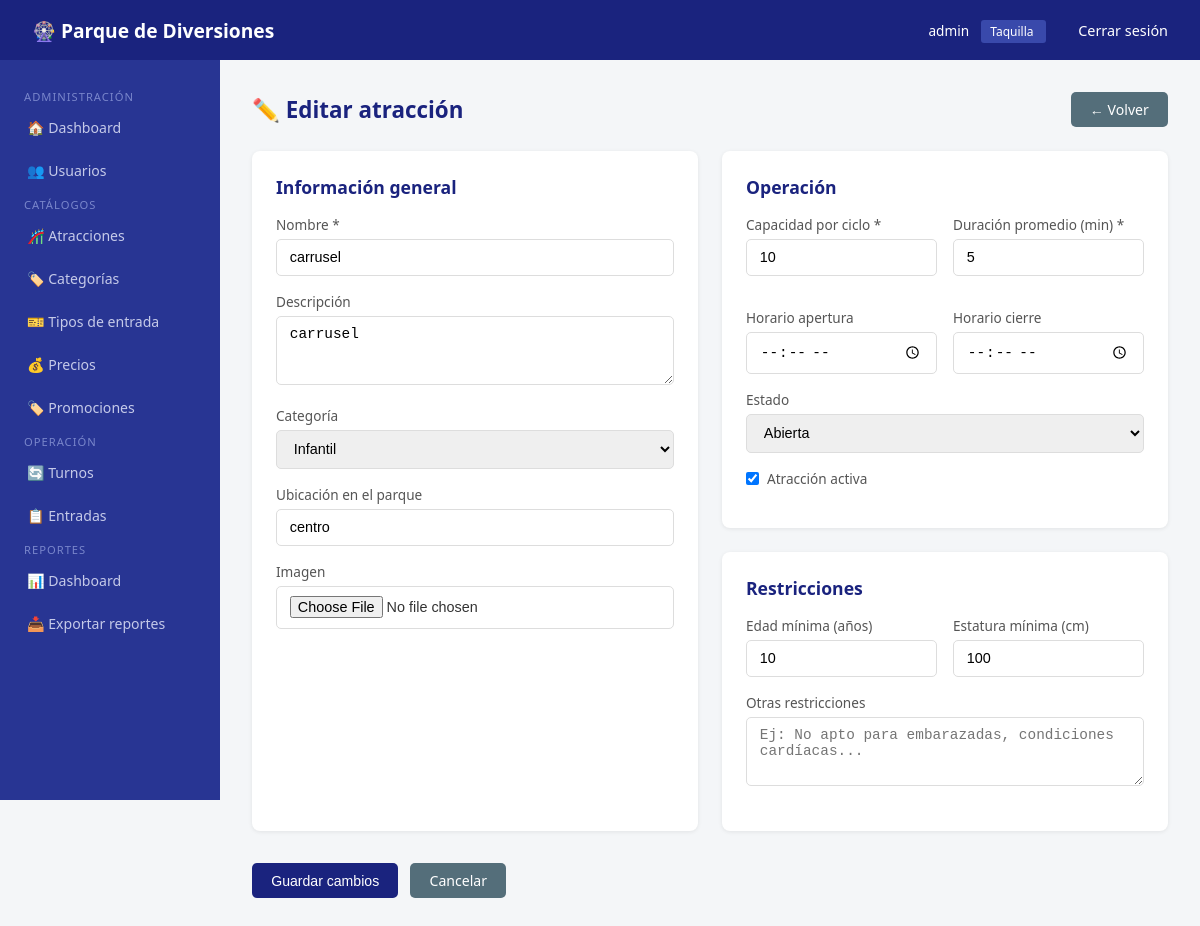
Screenshot of /atracciones/editar/1/ (signed in) with the database file from the repository.
### usuarios/models.py (models this page shows, shortened)
class UsuarioInterno(AbstractUser):
    rol = models.CharField(max_length=30, choices=ROL_CHOICES, default='taquilla')
    activo = models.BooleanField(default=True)
    fecha_creacion = models.DateTimeField(auto_now_add=True)

### atracciones/models.py (models this page shows, shortened)
class Atraccion(models.Model):
    nombre = models.CharField(max_length=150)
    descripcion = models.TextField(blank=True)
    imagen = models.ImageField(upload_to='atracciones/', blank=True, null=True)
    categoria = models.ForeignKey(CategoriaAtraccion, on_delete=models.SET_NULL, null=True)
    capacidad_por_ciclo = models.PositiveIntegerField(default=10)
    duracion_promedio = models.PositiveIntegerField(help_text='Duración en minutos', default=5)
    ubicacion = models.CharField(max_length=200, blank=True)
    estado = models.CharField(max_length=30, choices=ESTADO_ATRACCION, default='abierta')
    edad_minima = models.PositiveIntegerField(default=0, blank=True, null=True)
    estatura_minima = models.PositiveIntegerField(default=0, help_text='En centímetros', blank=True, null=True)
    restricciones = models.TextField(blank=True)
    horario_apertura = models.TimeField(blank=True, null=True)
    horario_cierre = models.TimeField(blank=True, null=True)
    activa = models.BooleanField(default=True)
    fecha_creacion = models.DateTimeField(auto_now_add=True)
    fecha_actualizacion = models.DateTimeField(auto_now=True)
    acepta_nitro = models.BooleanField(default=True, verbose_name='Acepta Pase Nitro')

class CategoriaAtraccion(models.Model):
    nombre = models.CharField(max_length=100)
    descripcion = models.TextField(blank=True)
    class Meta:
        verbose_name = 'Categoría'
        verbose_name_plural = 'Categorías'

### atracciones/views.py (the view, shortened to what this page needs)
# urls.py: path('editar/<int:pk>/',            views.editar_atraccion,  name='editar'),
@login_requerido
@rol_requerido('administrador')
def editar_atraccion(request, pk):
    atraccion = get_object_or_404(Atraccion, pk=pk)
    categorias = CategoriaAtraccion.objects.all()
    return render(request, 'atracciones/form_atraccion.html', {
        'object': atraccion,
        'categorias': categorias,
        'estados': ESTADO_ATRACCION,
    })

### usuarios/decoradores.py (called while the page is built)
def rol_requerido(*roles):
    def decorator(view_func):
        @wraps(view_func)
        def wrapper(request, *args, **kwargs):
            if not request.user.is_authenticated:
                return redirect('usuarios:login')
            if request.user.is_superuser:
                return view_func(request, *args, **kwargs)
            if request.user.rol not in roles:
                messages.error(request, 'No tienes permiso para acceder a esta sección.')
                return redirect('usuarios:dashboard')
            return view_func(request, *args, **kwargs)
        return wrapper
    return decorator

def login_requerido(view_func):
    @wraps(view_func)
    def wrapper(request, *args, **kwargs):
        if not request.user.is_authenticated:
            return redirect('usuarios:login')
        return view_func(request, *args, **kwargs)
    return wrapper

### templates/atracciones/form_atraccion.html (shortened to what this page needs)
{% extends 'base/base.html' %}
{% block content %}
<div class="page-header">
    <h1>{% if object %}✏️ Editar atracción{% else %}➕ Nueva atracción{% endif %}</h1>
    <a href="{% url 'atracciones:lista' %}" class="btn btn-secondary">← Volver</a>
</div>
<form method="post" enctype="multipart/form-data">
<div style="display:grid; grid-template-columns: 1fr 1fr; gap:1.5rem;">
    <div class="card">
        <h2>Información general</h2>
        <div class="form-group">
            <label>Nombre *</label>
            <input type="text" name="nombre" value="{{ object.nombre|default:'' }}" required>
        </div>
        <div class="form-group">
            <label>Descripción</label>
            <textarea name="descripcion" rows="3">{{ object.descripcion|default:'' }}</textarea>
        </div>
        <div class="form-group">
            <label>Categoría</label>
            <select name="categoria">
                {% for c in categorias %}
                    <option value="{{ c.pk }}"
                        {% if object.categoria_id == c.pk %}selected{% endif %}>
                        {{ c.nombre }}
                    </option>
                {% endfor %}
            </select>
        </div>
        <div class="form-group">
            <label>Ubicación en el parque</label>
            <input type="text" name="ubicacion" value="{{ object.ubicacion|default:'' }}">
        </div>
        <div class="form-group">
            <label>Imagen</label>
            <input type="file" name="imagen" accept="image/*">
        </div>
    </div>
    <div>
        <div class="card">
            <h2>Operación</h2>
            <div style="display:grid; grid-template-columns:1fr 1fr; gap:1rem;">
                <div class="form-group">
                    <label>Capacidad por ciclo *</label>
                    <input type="number" name="capacidad_por_ciclo"
                           value="{{ object.capacidad_por_ciclo|default:10 }}" min="1" required>
                </div>
                <div class="form-group">
                    <label>Duración promedio (min) *</label>
                    <input type="number" name="duracion_promedio"
                           value="{{ object.duracion_promedio|default:5 }}" min="1" required>
                </div>
                <div class="form-group">
                    <label>Horario apertura</label>
                    <input type="time" name="horario_apertura"
                           value="{{ object.horario_apertura|default:'' }}">
                </div>
                <div class="form-group">
                    <label>Horario cierre</label>
                    <input type="time" name="horario_cierre"
                           value="{{ object.horario_cierre|default:'' }}">
                </div>
            </div>
            <div class="form-group">
                <label>Estado</label>
                <select name="estado">
                    {% for val, label in estados %}
                        <option value="{{ val }}"
                            {% if object.estado == val %}selected{% endif %}>
                            {{ label }}
                        </option>
                    {% endfor %}
                </select>
            </div>
            <div class="form-group">
                <label style="display:flex; align-items:center; gap:0.5rem; cursor:pointer;">
                    <input type="checkbox" name="activa"
                           {% if object.activa or not object %}checked{% endif %}
                           style="width:auto;">
                    Atracción activa
                </label>
            </div>
        </div>
        <div class="card">
            <h2>Restricciones</h2>
            <div style="display:grid; grid-template-columns:1fr 1fr; gap:1rem;">
                <div class="form-group">
                    <label>Edad mínima (años)</label>
                    <input type="number" name="edad_minima"
                           value="{{ object.edad_minima|default:'' }}" min="0">
                </div>
                <div class="form-group">
                    <label>Estatura mínima (cm)</label>
                    <input type="number" name="estatura_minima"
                           value="{{ object.estatura_minima|default:'' }}" min="0">
                </div>
            </div>
            <div class="form-group">
                <label>Otras restricciones</label>
                <textarea name="restricciones" rows="3"
                          placeholder="Ej: No apto para embarazadas, condiciones cardíacas...">{{ object.restricciones|default:'' }}</textarea>
            </div>
        </div>
    </div>
</div>
<div style="display:flex; gap:0.75rem; margin-top:0.5rem;">
    <button type="submit" class="btn btn-primary">
        {% if object %}Guardar cambios{% else %}Crear atracción{% endif %}
    </button>
    <a href="{% url 'atracciones:lista' %}" class="btn btn-secondary">Cancelar</a>
</div>
</form>
{% endblock %}

### templates/base/base.html (shortened to what this page needs)
<!DOCTYPE html>
<html lang="es">
<head>
</head>
<body>
<nav class="navbar">
    <span class="brand">🎡 Parque de Diversiones</span>
    <div>
        {% if user.is_authenticated %}
            <span style="font-size:0.85rem; margin-right:0.5rem;">
                {{ user.get_full_name|default:user.username }}
            </span>
            <span style="background:#3949ab; padding:0.2rem 0.6rem; border-radius:3px; font-size:0.75rem; margin-right:1rem;">
                {{ user.get_rol_display }}
            </span>
            <a href="{% url 'usuarios:logout' %}">Cerrar sesión</a>
        {% endif %}
    </div>
</nav>
{% if user.is_authenticated %}
<div class="sidebar">
    {% if user.rol == 'administrador' or user.is_superuser %}
        <span class="section-title">Administración</span>
        <a href="{% url 'usuarios:dashboard' %}">🏠 Dashboard</a>
        <a href="{% url 'usuarios:lista_usuarios' %}">👥 Usuarios</a>
        <span class="section-title">Catálogos</span>
        <a href="{% url 'atracciones:lista' %}">🎢 Atracciones</a>
        <a href="{% url 'atracciones:categorias' %}">🏷️ Categorías</a>
        <a href="{% url 'entradas:tipos' %}">🎫 Tipos de entrada</a>
        <a href="{% url 'entradas:precios' %}">💰 Precios</a>
        <a href="{% url 'entradas:promociones' %}">🏷️ Promociones</a>
        <span class="section-title">Operación</span>
        <a href="{% url 'turnos:panel_admin' %}">🔄 Turnos</a>
        <a href="{% url 'entradas:lista_entradas' %}">📋 Entradas</a>
        <span class="section-title">Reportes</span>
        <a href="{% url 'reportes:dashboard' %}">📊 Dashboard</a>
        <a href="{% url 'reportes:dashboard' %}">📥 Exportar reportes</a>
    {% elif user.rol == 'taquilla' %}
        <span class="section-title">Taquilla</span>
        <a href="{% url 'usuarios:dashboard' %}">🏠 Dashboard</a>
        <a href="{% url 'entradas:vender' %}">🎫 Vender entrada</a>
        <a href="{% url 'entradas:validar' %}">✅ Validar entrada</a>
        <a href="{% url 'entradas:lista_entradas' %}">📋 Entradas del día</a>
    {% elif user.rol == 'operador_atraccion' %}
        <span class="section-title">Mi atracción</span>
        <a href="{% url 'usuarios:dashboard' %}">🏠 Dashboard</a>
        <a href="{% url 'turnos:panel_operador' %}">🎡 Panel de turnos</a>
        <a href="{% url 'atracciones:lista' %}">⚙️ Atracciones</a>
    {% elif user.rol == 'operador_alimentos' %}
        <span class="section-title">Alimentos</span>
        <a href="{% url 'usuarios:dashboard' %}">🏠 Dashboard</a>
    {% elif user.rol == 'soporte' %}
        <span class="section-title">Soporte</span>
        <a href="{% url 'usuarios:dashboard' %}">🏠 Dashboard</a>
        <a href="{% url 'usuarios:buscar_visitante' %}">🔍 Buscar visitante</a>
    {% endif %}
</div>
{% endif %}
<div class="main-content {% if not user.is_authenticated %}full{% endif %}">
    {% block content %}{% endblock %}
</div>
</body>
</html>

### templates/base/base.html (style rules this page uses)
* { margin: 0; padding: 0; box-sizing: border-box; }
body { font-family: 'Segoe UI', sans-serif; background: #f4f6f8; color: #333; }
.navbar { background: #1a237e; color: white; padding: 1rem 2rem; display: flex; justify-content: space-between; align-items: center; position: fixed; top: 0; left: 0; right: 0; z-index: 100; height: 60px; }
.navbar .brand { font-size: 1.2rem; font-weight: bold; }
.navbar a { color: white; text-decoration: none; margin-left: 1rem; font-size: 0.9rem; }
.sidebar { width: 220px; background: #283593; min-height: calc(100vh - 60px); position: fixed; top: 60px; left: 0; padding: 1.5rem 0; overflow-y: auto; }
.sidebar a { display: block; color: #c5cae9; text-decoration: none; padding: 0.75rem 1.5rem; font-size: 0.88rem; border-left: 3px solid transparent; transition: all 0.2s; }
.sidebar .section-title { color: #7986cb; font-size: 0.7rem; text-transform: uppercase; padding: 1rem 1.5rem 0.3rem; letter-spacing: 1px; }
.main-content { margin-left: 220px; padding: 2rem; margin-top: 60px; min-height: calc(100vh - 60px); }
.card { background: white; border-radius: 8px; padding: 1.5rem; margin-bottom: 1.5rem; box-shadow: 0 1px 4px rgba(0,0,0,0.08); }
.card h2 { margin-bottom: 1rem; color: #1a237e; font-size: 1.1rem; }
.btn { display: inline-block; padding: 0.5rem 1.2rem; border-radius: 5px; border: none; cursor: pointer; font-size: 0.88rem; text-decoration: none; transition: opacity 0.2s; }
.btn-primary { background: #1a237e; color: white; }
.btn-secondary { background: #546e7a; color: white; }
.form-group { margin-bottom: 1rem; }
.form-group label { display: block; margin-bottom: 0.3rem; font-size: 0.85rem; color: #555; font-weight: 500; }
.form-group input, .form-group select, .form-group textarea { width: 100%; padding: 0.6rem 0.8rem; border: 1px solid #ddd; border-radius: 5px; font-size: 0.9rem; }
.page-header { display: flex; justify-content: space-between; align-items: center; margin-bottom: 1.5rem; }
.page-header h1 { font-size: 1.4rem; color: #1a237e; }

### rows the page displays
UsuarioInterno: get_full_name "admin", rol "Taquilla"
Atraccion: nombre "carrusel", descripcion "carrusel", categoria "Infantil", ubicacion "centro", capacidad_por_ciclo "10", duracion_promedio "5", estado "Abierta", activa "☑", edad_minima "10", estatura_minima "100"
